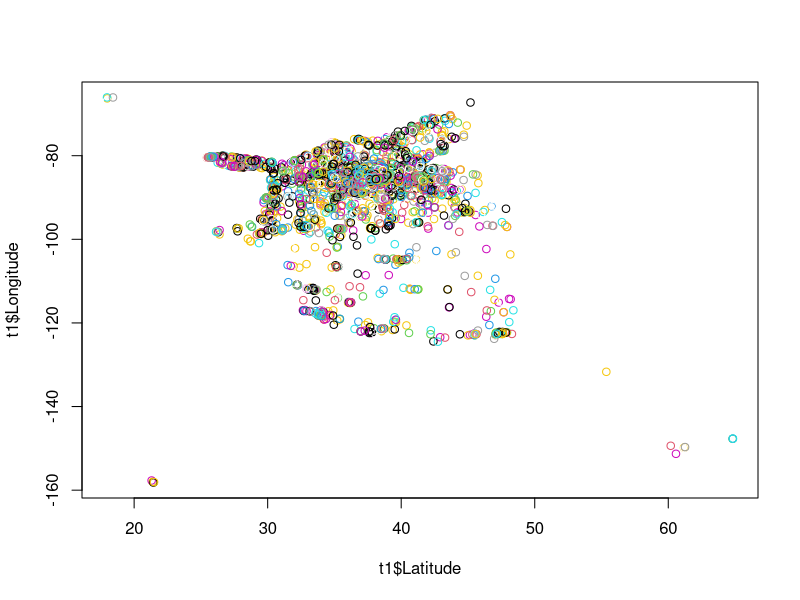

The R source for this figure: (Note: this script raises an error after producing the figure.)
setwd("~/repos/TrilaterationIndex/data")
t1 <- read.csv('lat_long_synthetic.csv')
t1$Category <- 1:nrow(t1)
head(t1)
t1$Category <- t1$Category %% 10

# Create categories with varied sizes:
# 100, 1000, 2000, 5000, 10000
# The last category of 32000 is really 
t1[1:100, 'Category'] <- 10
t1[101:1000, 'Category'] <- 11
t1[1001:3000, 'Category'] <- 12
t1[3001:8000, 'Category'] <- 13
t1[8001:18000, 'Category'] <- 14
t1[18001:50000, 'Category'] <- 15

head(t1$Category)
summary(t1$Category)
table(t1$Category)

write.csv(t1, file='lat_long_categorized.csv', quote = FALSE, row.names = FALSE)

plot(t1$Latitude, t1$Longitude, col=t1$Category)

library('maps')
library("ggplot2")
usa <- map_data("usa") 
states <- map_data("state")

ggplot() + 
  geom_point(data = t1, aes(x=Longitude, y = Latitude), fill = NA, color = t1$Category) + 
  coord_fixed(1.3)

table(t1$Category)
class(t1$Category)
